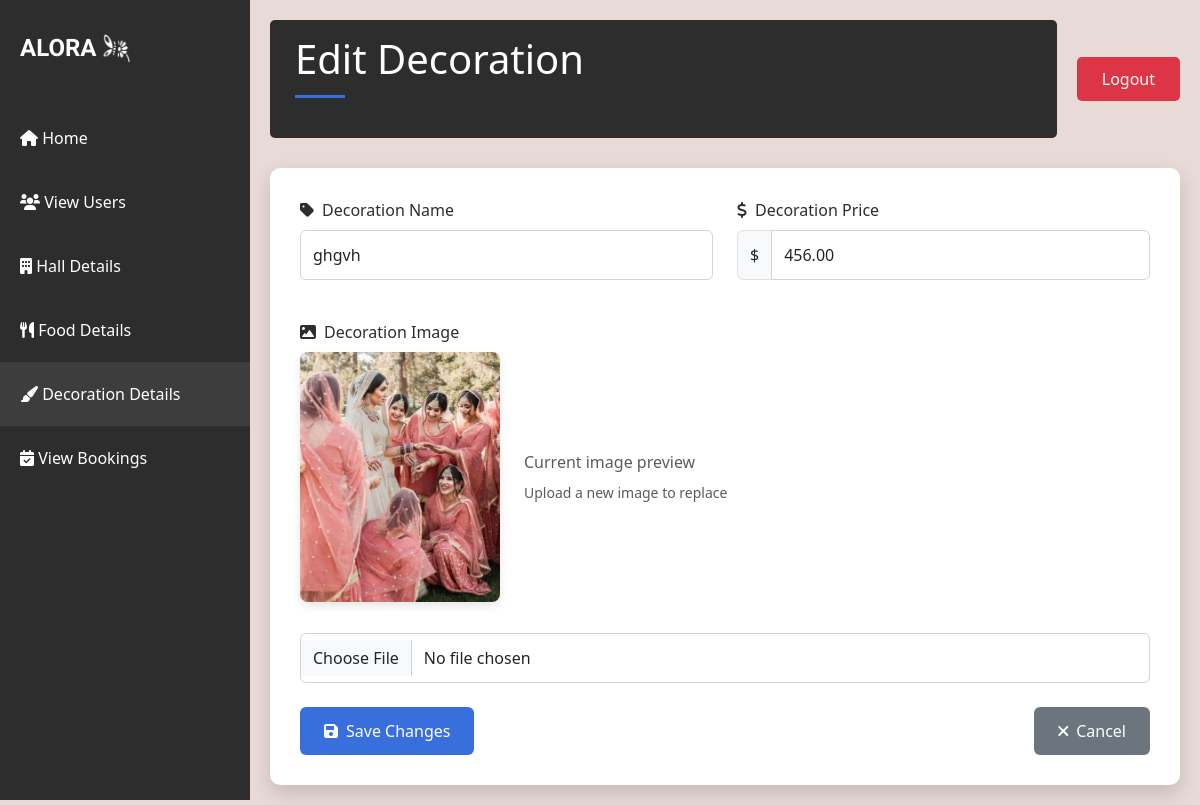
/update_decoration/1/ (signed in), run on the app's committed database.
### app/models.py (models this page shows)
class Decoration(models.Model):
    decoration_name=models.CharField(max_length=100,null=True)
    decoration_image=models.ImageField(upload_to='images/')
    decoration_price=(models.DecimalField(max_digits=10,decimal_places=2))

### app/views.py (the view, shortened to what this page needs)
# urls.py: path('update_decoration/<int:id>/',views.update_decoration,name='update_decoration'),
@login_required(login_url='login')
def update_decoration(request, id):
    if not request.user.is_staff:
        messages.error(request, "You are not authorized to perform this action.")
        return redirect('admin_dash')
    decoration = get_object_or_404(Decoration, id=id)
    return render(request, 'update_decoration.html', {'decoration': decoration})

### templates/update_decoration.html (shortened to what this page needs)
{% load static %}
<!DOCTYPE html>
<html lang="en">
<head>
    <link href="https://cdn.jsdelivr.net/npm/bootstrap@5.3.0/dist/css/bootstrap.min.css" rel="stylesheet">
    <link rel="stylesheet" href="https://cdnjs.cloudflare.com/ajax/libs/font-awesome/6.0.0-beta3/css/all.min.css">
</head>
<body>
    <div class="sidebar">
        <div class="logo-container">
            <div class="logo">ALORA</div>
            <img src="{% static 'alora_icon.png' %}" alt="Light Bulb" class="logo-image">
        </div>
        <nav class="nav flex-column">
            <a class="nav-link" href="{% url 'admin_dash' %}">
                <i class="fas fa-home"></i> Home
            </a>
            <a class="nav-link" href="{% url 'view_users' %}">
                <i class="fas fa-users"></i> View Users
            </a>
            <a class="nav-link" href="{% url 'hall_details' %}">
                <i class="fas fa-building"></i> Hall Details
            </a>
            <a class="nav-link" href="{% url 'food_details' %}">
                <i class="fas fa-utensils"></i> Food Details
            </a>
            <a class="nav-link active" href="{% url 'decoration_details' %}">
                <i class="fas fa-paint-brush"></i> Decoration Details
            </a>
            <a class="nav-link" href="{% url 'admin_view_booking' %}">
                <i class="fas fa-calendar-check"></i> View Bookings
            </a>
        </nav>
    </div>
    <div class="main-content">
        <div class="top-nav">
            <div class="welcome-section">
                <h1 class="page-title">Edit Decoration</h1>
            </div>
            <a href="{% url 'logout' %}" class="logout-btn">Logout</a>
        </div>
        <div class="form-container">
            <form method="POST" enctype="multipart/form-data">
                <div class="row mb-4">
                    <div class="col-md-6 mb-3">
                        <label for="decoration_name" class="form-label">
                            <i class="fas fa-tag me-2"></i>Decoration Name
                        </label>
                        <input type="text" name="decoration_name" id="decoration_name" class="form-control" value="{{ decoration.decoration_name }}" required>
                    </div>
                    <div class="col-md-6 mb-3">
                        <label for="decoration_price" class="form-label">
                            <i class="fas fa-dollar-sign me-2"></i>Decoration Price
                        </label>
                        <div class="input-group">
                            <span class="input-group-text">$</span>
                            <input type="text" name="decoration_price" id="decoration_price" class="form-control" value="{{ decoration.decoration_price }}" required>
                        </div>
                    </div>
                </div>
                <div class="mb-4">
                    <label for="decoration_image" class="form-label">
                        <i class="fas fa-image me-2"></i>Decoration Image
                    </label>
                    <div class="d-flex align-items-center mb-3">
                        <img src="{{ decoration.decoration_image.url }}" alt="Current Image" class="preview-image me-4">
                        <div>
                            <p class="text-muted mb-2">Current image preview</p>
                            <p class="text-muted small">Upload a new image to replace</p>
                        </div>
                    </div>
                    <div class="input-group">
                        <input type="file" name="decoration_image" id="decoration_image" class="form-control" accept="image/*">
                    </div>
                </div>
                <div class="d-flex justify-content-between mt-4">
                    <button type="submit" class="btn btn-primary">
                        <i class="fas fa-save me-2"></i>Save Changes
                    </button>
                    <a href="{% url 'decoration_details' %}" class="btn btn-secondary">
                        <i class="fas fa-times me-2"></i>Cancel
                    </a>
                </div>
            </form>
        </div>
    </div>
</body>
</html>

### templates/update_decoration.html (style rules this page uses)
body { background-color: #e8dad6; min-height: 100vh; }
.sidebar { background-color: #2d2d2d; color: white; min-height: 100vh; padding-top: 20px; position: fixed; width: 250px; transition: all 0.3s; }
.logo-container { display: flex; align-items: center; justify-content: flex-start; padding: 10px 20px; margin-bottom: 30px; }
.logo { font-family: 'Irish Grover'; font-size: 24px; font-weight: bold; }
.logo-image { width: 30px; height: 30px; margin-left: 5px; }
.nav-link { color: #ffffff; padding: 20px 20px; transition: all 0.3s; font-size: 16px; }
.nav-link.active { background-color: #3d3d3d; }
.main-content { margin-left: 250px; padding: 20px; transition: all 0.3s; }
.top-nav { display: flex; justify-content: space-between; align-items: center; margin-bottom: 30px; }
.welcome-section { background-color: #2d2d2d; color: white; padding: 15px 25px; border-radius: 5px; flex-grow: 1; margin-right: 20px; }
.logout-btn { background-color: #dc3545; color: white; border: none; padding: 10px 25px; border-radius: 5px; text-decoration: none; transition: background-color 0.3s; }
.form-container { background-color: white; border-radius: 10px; box-shadow: 0 8px 20px rgba(0, 0, 0, 0.15); padding: 30px; margin-top: 20px; }
.page-title { color: white; margin-bottom: 25px; font-weight: 500; position: relative; padding-bottom: 15px; }
.page-title:after { content: ''; position: absolute; left: 0; bottom: 0; width: 50px; height: 3px; background-color: #386fdd; }
.form-label { font-weight: 500; color: #2d2d2d; margin-bottom: 8px; }
.form-control { border-radius: 6px; border: 1px solid #ced4da; padding: 12px; transition: all 0.3s; }
.btn-primary { background-color: #386fdd; border: none; padding: 12px 24px; border-radius: 6px; font-weight: 500; transition: all 0.3s; }
.btn-secondary { background-color: #6c757d; border: none; padding: 12px 24px; border-radius: 6px; font-weight: 500; transition: all 0.3s; }
.preview-image { border-radius: 8px; box-shadow: 0 4px 8px rgba(0, 0, 0, 0.1); max-width: 200px; margin-bottom: 15px; transition: transform 0.3s; }

### data on the page
Decoration: decoration_name "ghgvh", decoration_price "456.00", decoration_image (picture)
